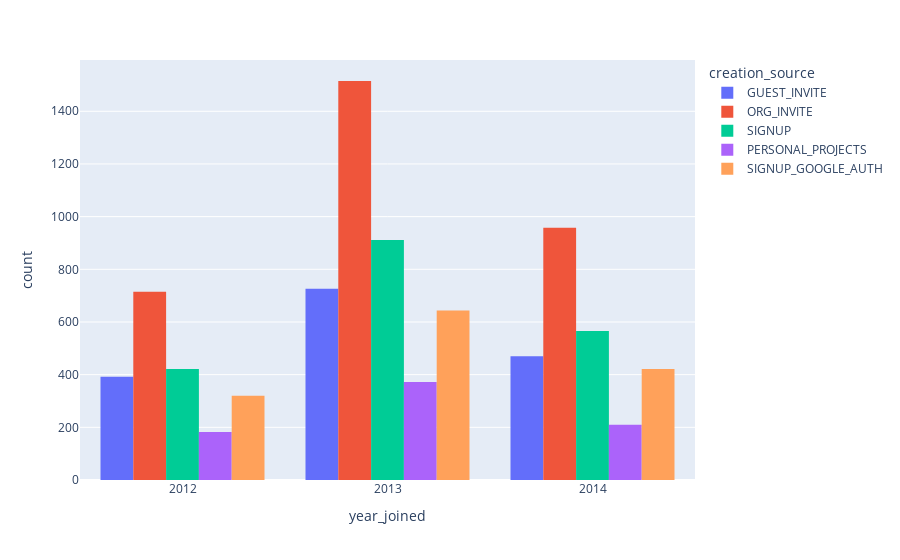

Notebook code cell kept with this figure:
### Code cell
#No of people joined every year based of creation_source
px.histogram(merged_data, x='year_joined', color="creation_source", barmode='group')

### Figure 1 — Plotly figure (JSON) as saved in the notebook; plotly's stock layout.template omitted (floating-point values rounded to 4 significant figures; data arrays with more than 128 entries replaced by an {"elided": "..."} marker saying what was removed)
{"data": [{"alignmentgroup": "True", "bingroup": "x", "hovertemplate": "creation_source=GUEST_INVITE<br>year_joined=%{x}<br>count=%{y}<extra></extra>", "legendgroup": "GUEST_INVITE", "marker": {"color": "#636efa", "pattern": {"shape": ""}}, "name": "GUEST_INVITE", "offsetgroup": "GUEST_INVITE", "orientation": "v", "showlegend": true, "type": "histogram", "x": {"elided": "1588 int values"}, "xaxis": "x", "yaxis": "y"}, {"alignmentgroup": "True", "bingroup": "x", "hovertemplate": "creation_source=ORG_INVITE<br>year_joined=%{x}<br>count=%{y}<extra></extra>", "legendgroup": "ORG_INVITE", "marker": {"color": "#EF553B", "pattern": {"shape": ""}}, "name": "ORG_INVITE", "offsetgroup": "ORG_INVITE", "orientation": "v", "showlegend": true, "type": "histogram", "x": {"elided": "3188 int values"}, "xaxis": "x", "yaxis": "y"}, {"alignmentgroup": "True", "bingroup": "x", "hovertemplate": "creation_source=SIGNUP<br>year_joined=%{x}<br>count=%{y}<extra></extra>", "legendgroup": "SIGNUP", "marker": {"color": "#00cc96", "pattern": {"shape": ""}}, "name": "SIGNUP", "offsetgroup": "SIGNUP", "orientation": "v", "showlegend": true, "type": "histogram", "x": {"elided": "1898 int values"}, "xaxis": "x", "yaxis": "y"}, {"alignmentgroup": "True", "bingroup": "x", "hovertemplate": "creation_source=PERSONAL_PROJECTS<br>year_joined=%{x}<br>count=%{y}<extra></extra>", "legendgroup": "PERSONAL_PROJECTS", "marker": {"color": "#ab63fa", "pattern": {"shape": ""}}, "name": "PERSONAL_PROJECTS", "offsetgroup": "PERSONAL_PROJECTS", "orientation": "v", "showlegend": true, "type": "histogram", "x": {"elided": "764 int values"}, "xaxis": "x", "yaxis": "y"}, {"alignmentgroup": "True", "bingroup": "x", "hovertemplate": "creation_source=SIGNUP_GOOGLE_AUTH<br>year_joined=%{x}<br>count=%{y}<extra></extra>", "legendgroup": "SIGNUP_GOOGLE_AUTH", "marker": {"color": "#FFA15A", "pattern": {"shape": ""}}, "name": "SIGNUP_GOOGLE_AUTH", "offsetgroup": "SIGNUP_GOOGLE_AUTH", "orientation": "v", "showlegend": true, "type": "histogram", "x": {"elided": "1385 int values"}, "xaxis": "x", "yaxis": "y"}], "layout": {"barmode": "group", "legend": {"title": {"text": "creation_source"}, "tracegroupgap": 0}, "margin": {"t": 60}, "xaxis": {"anchor": "y", "domain": [0, 1], "title": {"text": "year_joined"}}, "yaxis": {"anchor": "x", "domain": [0, 1], "title": {"text": "count"}}}}
